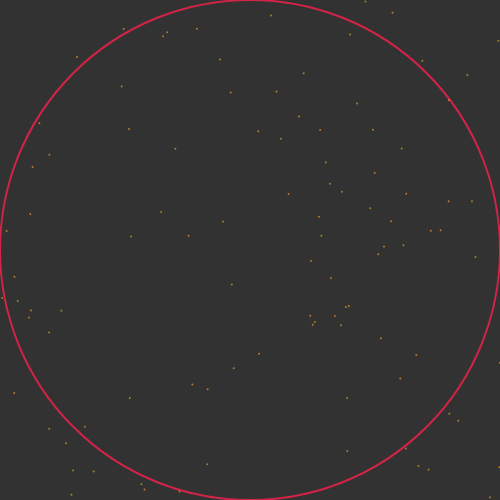
Frame 1 (no input)
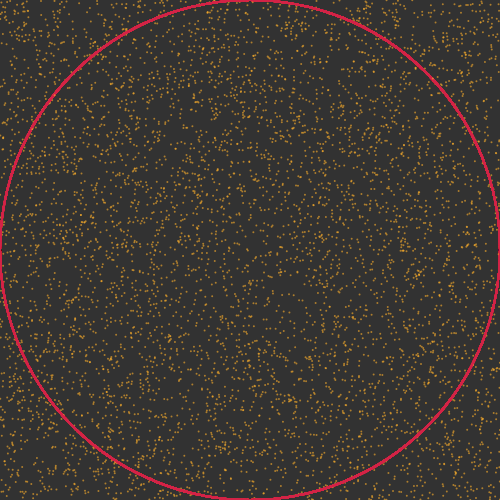
Frame 60 (no input)
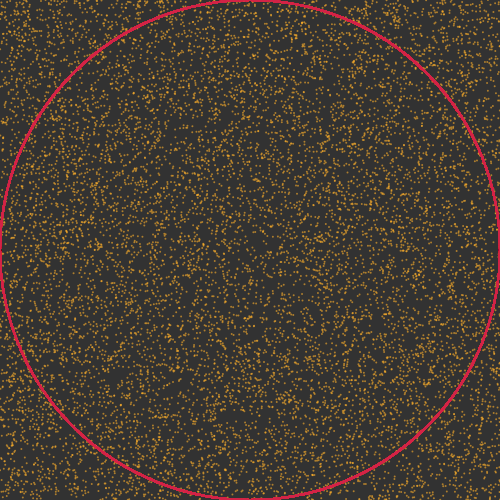
Frame 120 (the mouse pressed at the canvas centre since frame 60)

The p5.js sketch that drew these frames (run headless with seeded random() and noise() and a simulated clock; from frame 60 on, the mouse is pressed at the canvas centre):

// p5.js sketch
// ── sketch.js
var pi;
var inside=0, outside=0;

function displayPoint(x,y){
	stroke("rgba(255, 177, 43, .6)");
	point(x, y);
}

function setup() {
	createCanvas(500,500);
	background(50);
	pi = createDiv("0.0000000000");
	pi.style("font-size", "100px");
}

function draw() {
	noFill();
	stroke("#d32347");
	strokeWeight(2);
	translate(width/2, height/2);
	ellipse(0, 0, width, height);
	for(var i=0; i<100; i++){
		rx = random(-width/2, width/2);
		ry = random(-height/2, height/2);
		displayPoint(rx,ry);
		distanceSq = rx * rx + ry *ry;
		if(distanceSq<(width/2)*(width/2)) inside+=1;
		else outside+=1;
	}

	pi_val = 4*inside/(outside+inside);
	pi.html(pi_val);
}
